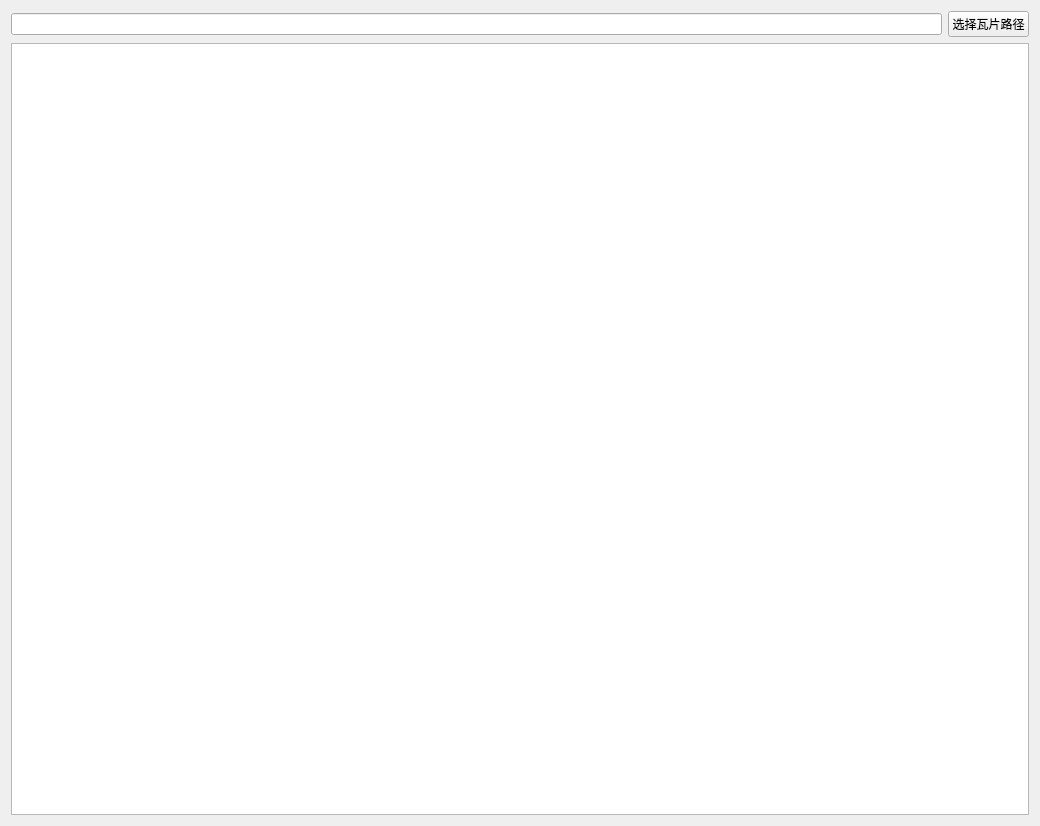
<?xml version="1.0" encoding="UTF-8"?>
<ui version="4.0">
 <class>MapViewWidget</class>
 <widget class="QWidget" name="MapViewWidget">
  <property name="geometry">
   <rect>
    <x>0</x>
    <y>0</y>
    <width>1040</width>
    <height>826</height>
   </rect>
  </property>
  <property name="windowTitle">
   <string>Widget</string>
  </property>
  <layout class="QGridLayout" name="gridLayout">
   <item row="0" column="0">
    <widget class="QLineEdit" name="lineEdit"/>
   </item>
   <item row="0" column="1">
    <widget class="QPushButton" name="pushButton">
     <property name="text">
      <string>选择瓦片路径</string>
     </property>
    </widget>
   </item>
   <item row="1" column="0" colspan="2">
    <widget class="MapGraphicsView" name="graphicsView"/>
   </item>
  </layout>
 </widget>
 <customwidgets>
  <customwidget>
   <class>MapGraphicsView</class>
   <extends>QGraphicsView</extends>
   <header>src/map/MapView/MapView/mapgraphicsview.h</header>
  </customwidget>
 </customwidgets>
 <resources/>
 <connections/>
</ui>
